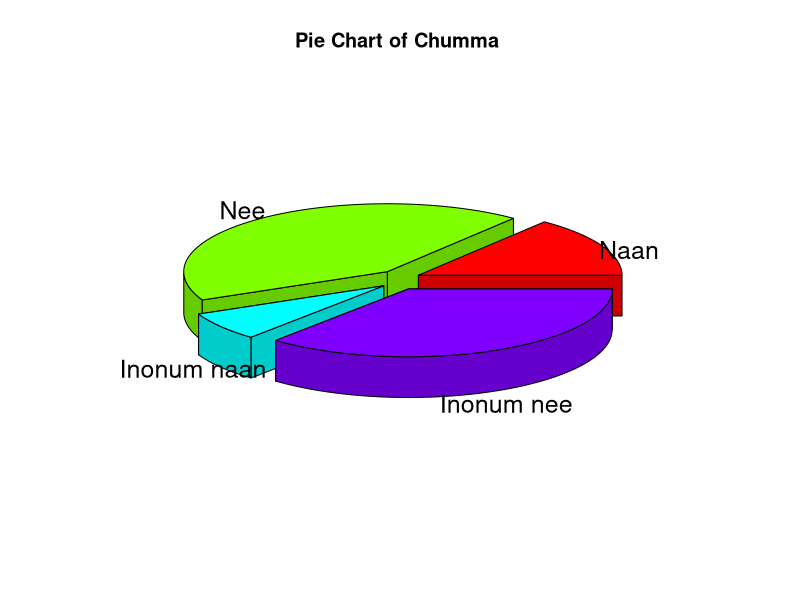
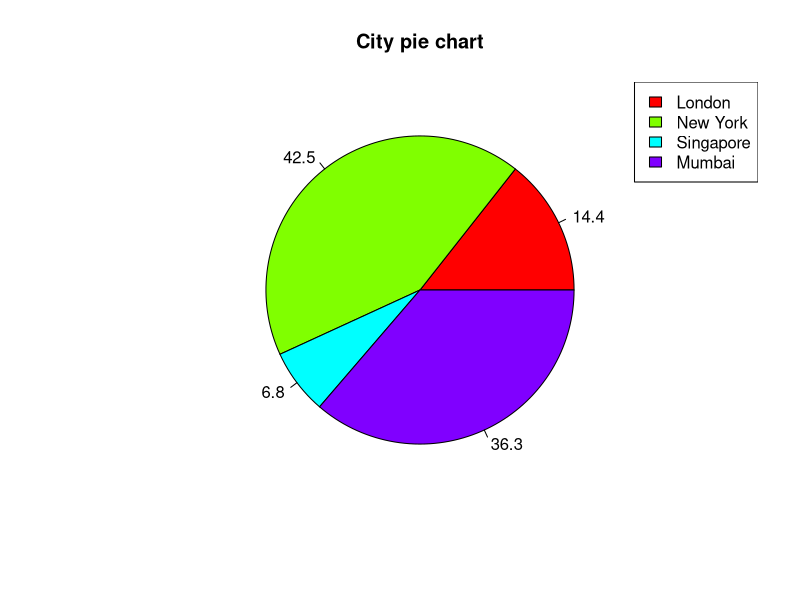

Generate these figures, in order, with R:
#Created on: 29/06/2021
#Course work: printing hello world in R programming
#@author: Prakash R
#Source: https://www.tutorialspoint.com/r/r_basic_syntax.htm


# Get the library.
library(plotrix)

# Create data for the graph.
x <-  c(21, 62, 10,53)
people <-  c("Naan","Nee","Inonum naan ","Inonum nee")

# Give the chart file a name.
png(file = "chumma.jpg")

# Plot the chart.
# pie3D(x,labels = lbl,explode = 0.1, main = "Pie Chart of Countries ")
pie3D(x,labels = people,explode = 0.1, main = "Pie Chart of Chumma ")

# Save the file.
dev.off()


x <-  c(21, 62, 10,53)
labels <-  c("London","New York","Singapore","Mumbai")

piepercent<- round(100*x/sum(x), 1)


png(file = "city_percentage_legends.jpg")


pie(x, labels = piepercent, main = "City pie chart",col = rainbow(length(x)))
legend("topright", c("London","New York","Singapore","Mumbai"), cex = 1,
   fill = rainbow(length(x)))

dev.off()